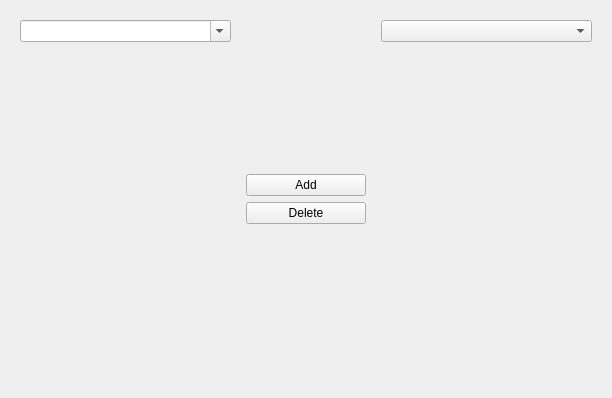
<?xml version="1.0" encoding="UTF-8"?>
<ui version="4.0">
 <class>snowgui::instrumentswindow</class>
 <widget class="QWidget" name="snowgui::instrumentswindow">
  <property name="geometry">
   <rect>
    <x>0</x>
    <y>0</y>
    <width>612</width>
    <height>398</height>
   </rect>
  </property>
  <property name="windowTitle">
   <string>Form</string>
  </property>
  <layout class="QHBoxLayout" name="horizontalLayout">
   <item>
    <widget class="QWidget" name="instrumentsWidget" native="true">
     <layout class="QVBoxLayout" name="verticalLayout_2">
      <item>
       <widget class="QComboBox" name="instrumentselectionBox">
        <property name="editable">
         <bool>true</bool>
        </property>
        <property name="insertPolicy">
         <enum>QComboBox::InsertAlphabetically</enum>
        </property>
       </widget>
      </item>
      <item>
       <widget class="snowgui::instrumentdisplay" name="instrumentdisplayWidget" native="true"/>
      </item>
     </layout>
    </widget>
   </item>
   <item>
    <widget class="QWidget" name="buttonWidget" native="true">
     <property name="minimumSize">
      <size>
       <width>100</width>
       <height>0</height>
      </size>
     </property>
     <property name="maximumSize">
      <size>
       <width>120</width>
       <height>16777215</height>
      </size>
     </property>
     <layout class="QVBoxLayout" name="verticalLayout">
      <property name="leftMargin">
       <number>0</number>
      </property>
      <property name="topMargin">
       <number>0</number>
      </property>
      <property name="rightMargin">
       <number>0</number>
      </property>
      <property name="bottomMargin">
       <number>0</number>
      </property>
      <item>
       <spacer name="topSpacer">
        <property name="orientation">
         <enum>Qt::Vertical</enum>
        </property>
        <property name="sizeHint" stdset="0">
         <size>
          <width>20</width>
          <height>40</height>
         </size>
        </property>
       </spacer>
      </item>
      <item>
       <widget class="QPushButton" name="addButton">
        <property name="text">
         <string>Add</string>
        </property>
       </widget>
      </item>
      <item>
       <widget class="QPushButton" name="deleteButton">
        <property name="text">
         <string>Delete</string>
        </property>
       </widget>
      </item>
      <item>
       <spacer name="bottomSpacer">
        <property name="orientation">
         <enum>Qt::Vertical</enum>
        </property>
        <property name="sizeHint" stdset="0">
         <size>
          <width>20</width>
          <height>40</height>
         </size>
        </property>
       </spacer>
      </item>
     </layout>
    </widget>
   </item>
   <item>
    <widget class="QWidget" name="modulesWidget" native="true">
     <layout class="QVBoxLayout" name="verticalLayout_3">
      <item>
       <widget class="QComboBox" name="serverselectionBox"/>
      </item>
      <item>
       <widget class="QWidget" name="moduledisplayWidget" native="true"/>
      </item>
     </layout>
    </widget>
   </item>
  </layout>
 </widget>
 <customwidgets>
  <customwidget>
   <class>snowgui::instrumentdisplay</class>
   <extends>QWidget</extends>
   <header>instrumentdisplay.h</header>
   <container>1</container>
  </customwidget>
 </customwidgets>
 <resources/>
 <connections/>
</ui>
